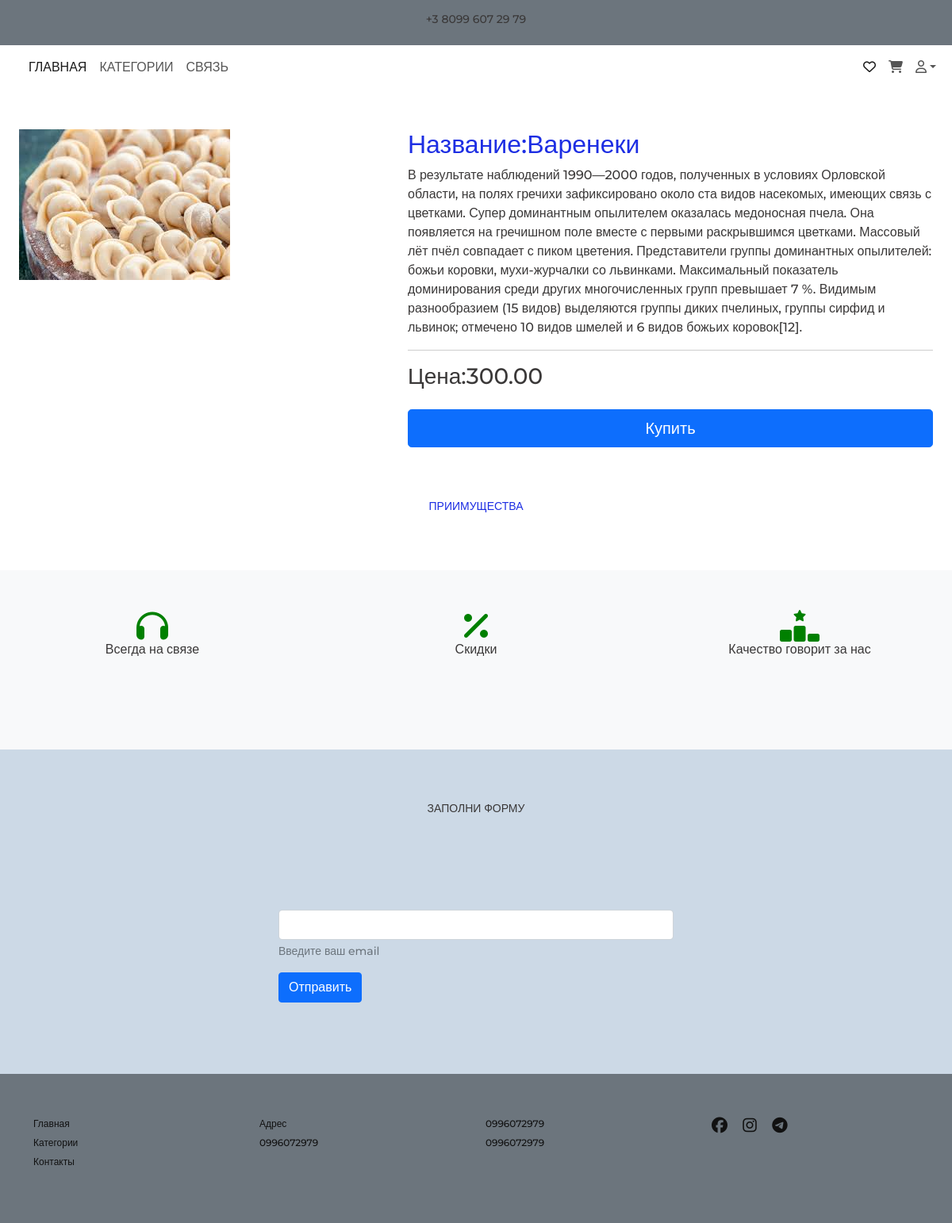
Screenshot of /9/vareneki/ with the database file from the repository.
### shop/models.py (models this page shows, shortened)
class Product(models.Model):
    category = models.ForeignKey(Category,
                                 related_name='products', on_delete=models.CASCADE)
    name = models.CharField(max_length=200)
    slug = models.SlugField(max_length=200)
    image = models.ImageField(upload_to='products/%Y/%m/%d', blank=True)
    description = models.TextField(blank=True)
    price = models.DecimalField(max_digits=10, decimal_places=2)
    available = models.BooleanField(default=True)
    created = models.DateTimeField(auto_now_add=True)
    updated = models.DateTimeField(auto_now=True)
    class Meta:
        ordering = ['name']
        indexes = [
            models.Index(fields=['id', 'slug']),
            models.Index(fields=['name']),
            models.Index(fields=['-created']),
        ]

### shop/views.py (the view)
# urls.py: path('<int:id>/<slug:slug>/', views.ProductDetail.as_view(), name='product_detail'),#detail page
class ProductDetail(DetailView):
    model = Product
    template_name = 'shop/product/detail.html'
    context_object_name = 'product_detail'

### contact/templatetags/contact_tags.py (called while the page is built)
@register.inclusion_tag('contact/tags/form.html')
def contact_form_page():
    return {'contact_form': ContactForm}

### shop/templates/shop/product/detail.html (shortened to what this page needs)
{% extends 'shop/base.html' %}
{% load static %}
{% block content %}
<section>
  <div class="conteiner px-4">
      <div class="row">
          <div class="col-md-5">
              <div class="image_detail">
                  <img src=" {{ product_detail.image.url }}" class="img-fluid" alt="{{ product_detail.name }}">
              </div>
          </div>
          <div class="col-md-7">
              <h2 style="color: #1d2ee3">Название:{{ product_detail.name }}</h2>
              <p class="detail_description">{{ product_detail.description }}</p>
              <hr>
              <h3 class="detail_price">Цена:{{ product_detail.price }}</h3>
                <div class="d-grid gap-2 mt-4">
                  <button type="button" class="btn btn-primary btn-lg btn-xs">Купить</button>
                </div>
          </div>
      </div>
  </div>
</section>
<div class="p-3 section-title mb-5">
  <div class="container">
      <div class="row justify-content-center align-items-center text-center">
          <div class="col-md-6">
              <h4 style="color: #1d2ee3">Приимущества</h4>
          </div>
      </div>
  </div>
</div>
 <section class="advantages bg-light">
  <div class="conteiner">
    <div class="row justify-content-center align-items-center text-center">
      <div class="col-lg-4 col-md-6 col-sm-8 mb-5">
        <div class="image-product mb-2"><i class="fa-solid fa-headphones"  style="font-size: 40px; color: green;"></i></div>
        <p>Всегда на связе</p>
      </div>
      <div class="col-lg-4 col-md-6 col-sm-8 mb-5">
        <div class="image-product mb-2"><i class="fa-solid fa-percent" style="font-size: 40px; color: green;"></i></div>
        <p>Скидки</p>
      </div>
      <div class="col-lg-4 col-md-6 col-sm-8 mb-5">
        <div class="image-product mb-2"><i class="fa-solid fa-ranking-star"  style="font-size: 40px; color: green;"></i></div>
        <p>Качество говорит за нас</p>
      </div>
    </div>
  </div>
</section>
{% endblock %}

### shop/static/CSS/style.css (style rules this page uses)
html { font-size: 16px; }
body { font-family: "Montserrat", sans-serif; font-size: 16px; font-weight: 500; color: #3a3838; background-color: #fff; min-width: 320px; }
img { max-width: 100%; height: auto; }
section { padding: 50px 0; }
.section-title h4 { font-size: 14px; text-transform: uppercase; }
.image-product { weight: 30px; height: 30px; }

### rows the page displays
Product: image (picture), name "Варенеки", description "В результате наблюдений 1990—2000 годов, полученных в условиях Орловской области, на полях гречихи зафиксировано около ста видов насекомых, имеющих связь с цветками. Супер доминантным опылителем оказалась медоносная пчела. Она появляется на гречишном поле вместе с первыми раскрывшимся цветками. Массовый лёт пчёл совпадает с пиком цветения. Представители группы доминантных опылителей: божьи коровки, мухи-журчалки со львинками. Максимальный показатель доминирования среди других многочисленных групп превышает 7 %. Видимым разнообразием (15 видов) выделяются группы диких пчелиных, группы сирфид и львинок; отмечено 10 видов шмелей и 6 видов божьих коровок[12].", price "300.00"
